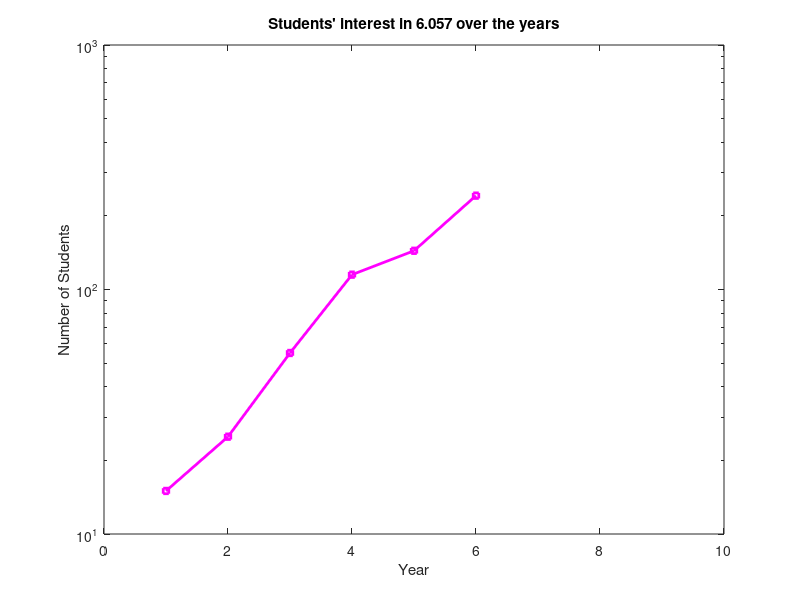

The MATLAB script that drew this image: (Note: this script raises an error after producing the figure.)
%%
figure;
st = [15, 25, 55, 115, 144, 242];
semilogy(st, 'ms-', "LineWidth",2, "MarkerSize",4);
xlabel("Year");
ylabel("Number of Students");
title("Students' interest in 6.057 over the years");
xlim([0 10]);
ylim([10, 1000]);
%%%%%%%%%%%%%%%%%%%%%
load mitMap.mat;
figure;
subplot(2, 2, 1);
imagesc(mit);
colormap(cMap);
axis square;
title("Square");
subplot(2, 2, 2);
imagesc(mit);
colormap(cMap);
axis tight;
title("Tight");
subplot(2, 2, 3);
imagesc(mit);
colormap(cMap);
axis equal;
title("Equal");
subplot(2, 2, 4);
imagesc(mit);
colormap(cMap);
axis xy;
title("XY");
%%%%%%%%%%%%%%%%%%%%%
figure;
bar(1:5, rand([1, 5]), 'red');